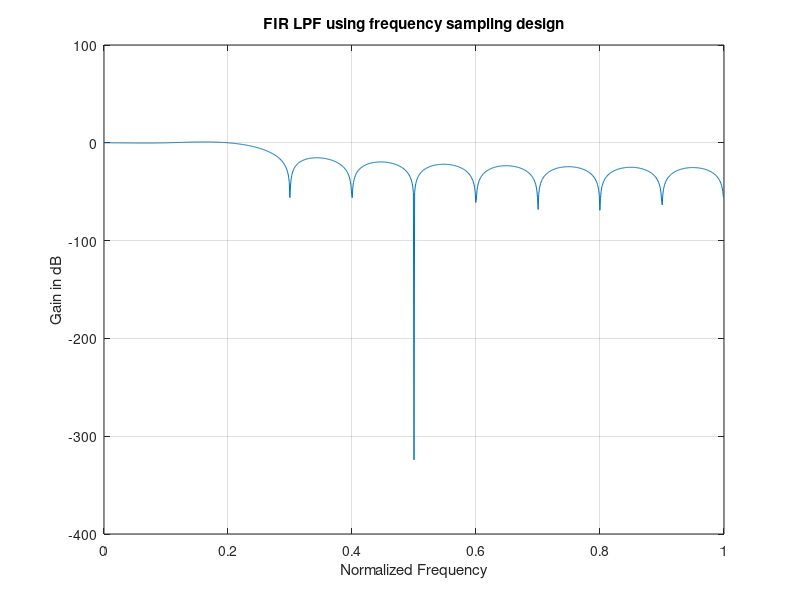

Source code (MATLAB):
clc;
close all;
M = 20; % assumed
alpha = (M-1)/2;
Hrs = [1,1,1,zeros(1,15),1,1];
k1 = 0: floor((M-1)/2);
k2 = floor((M-1)/2)+1:M-1;
angH = [-alpha*(2*pi)*k1/M, alpha*(2*pi)*(M-k2)/M];
H = Hrs.*exp(1i*angH);
h = real(ifft(H,M));
[H,W]=freqz([h],1,1024);
plot(W/pi,20*log10(abs(H))), zoom on, grid on;
title('FIR LPF using frequency sampling design');
xlabel('Normalized Frequency'), ylabel('Gain in dB');
% Note that stop band attenuation is not very good, is about 15dB only